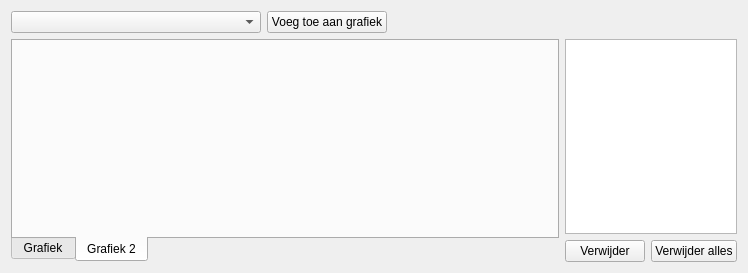
<?xml version="1.0" encoding="UTF-8"?>
<ui version="4.0">
 <class>graphWidget</class>
 <widget class="QWidget" name="graphWidget">
  <property name="geometry">
   <rect>
    <x>0</x>
    <y>0</y>
    <width>748</width>
    <height>273</height>
   </rect>
  </property>
  <property name="windowTitle">
   <string>3di resultaten in grafiek</string>
  </property>
  <layout class="QGridLayout" name="gridLayout">
   <item row="7" column="0">
    <widget class="QTabWidget" name="GraphTabWidget">
     <property name="sizePolicy">
      <sizepolicy hsizetype="Expanding" vsizetype="Expanding">
       <horstretch>3</horstretch>
       <verstretch>0</verstretch>
      </sizepolicy>
     </property>
     <property name="tabPosition">
      <enum>QTabWidget::South</enum>
     </property>
     <property name="currentIndex">
      <number>1</number>
     </property>
     <widget class="QWidget" name="graphTab">
      <attribute name="title">
       <string>Grafiek</string>
      </attribute>
      <layout class="QHBoxLayout" name="horizontalLayout">
       <item>
        <layout class="QVBoxLayout" name="graphPlaceHolderVLayout"/>
       </item>
      </layout>
     </widget>
     <widget class="QWidget" name="settingsTab">
      <attribute name="title">
       <string>Grafiek 2</string>
      </attribute>
     </widget>
    </widget>
   </item>
   <item row="1" column="0">
    <layout class="QHBoxLayout" name="horizontalLayout_2">
     <item>
      <widget class="QComboBox" name="paramterListComboBox">
       <property name="sizePolicy">
        <sizepolicy hsizetype="Fixed" vsizetype="Fixed">
         <horstretch>0</horstretch>
         <verstretch>0</verstretch>
        </sizepolicy>
       </property>
       <property name="minimumSize">
        <size>
         <width>250</width>
         <height>0</height>
        </size>
       </property>
      </widget>
     </item>
     <item>
      <widget class="QPushButton" name="Add2GraphButton">
       <property name="text">
        <string>Voeg toe aan grafiek</string>
       </property>
      </widget>
     </item>
     <item>
      <spacer name="horizontalSpacer">
       <property name="orientation">
        <enum>Qt::Horizontal</enum>
       </property>
       <property name="sizeHint" stdset="0">
        <size>
         <width>40</width>
         <height>20</height>
        </size>
       </property>
      </spacer>
     </item>
    </layout>
   </item>
   <item row="7" column="1">
    <layout class="QVBoxLayout" name="verticalLayout_4">
     <item>
      <widget class="QTableView" name="timeseriesTable">
       <property name="sizePolicy">
        <sizepolicy hsizetype="Maximum" vsizetype="Expanding">
         <horstretch>0</horstretch>
         <verstretch>0</verstretch>
        </sizepolicy>
       </property>
       <property name="maximumSize">
        <size>
         <width>200</width>
         <height>16777215</height>
        </size>
       </property>
      </widget>
     </item>
     <item>
      <layout class="QHBoxLayout" name="horizontalLayout_4">
       <item>
        <widget class="QPushButton" name="timeseriesDelete">
         <property name="sizePolicy">
          <sizepolicy hsizetype="Fixed" vsizetype="Fixed">
           <horstretch>0</horstretch>
           <verstretch>0</verstretch>
          </sizepolicy>
         </property>
         <property name="text">
          <string>Verwijder</string>
         </property>
        </widget>
       </item>
       <item>
        <widget class="QPushButton" name="timeseriesClearAll">
         <property name="sizePolicy">
          <sizepolicy hsizetype="Fixed" vsizetype="Fixed">
           <horstretch>0</horstretch>
           <verstretch>0</verstretch>
          </sizepolicy>
         </property>
         <property name="text">
          <string>Verwijder alles</string>
         </property>
        </widget>
       </item>
      </layout>
     </item>
    </layout>
   </item>
  </layout>
 </widget>
 <resources/>
 <connections/>
</ui>
